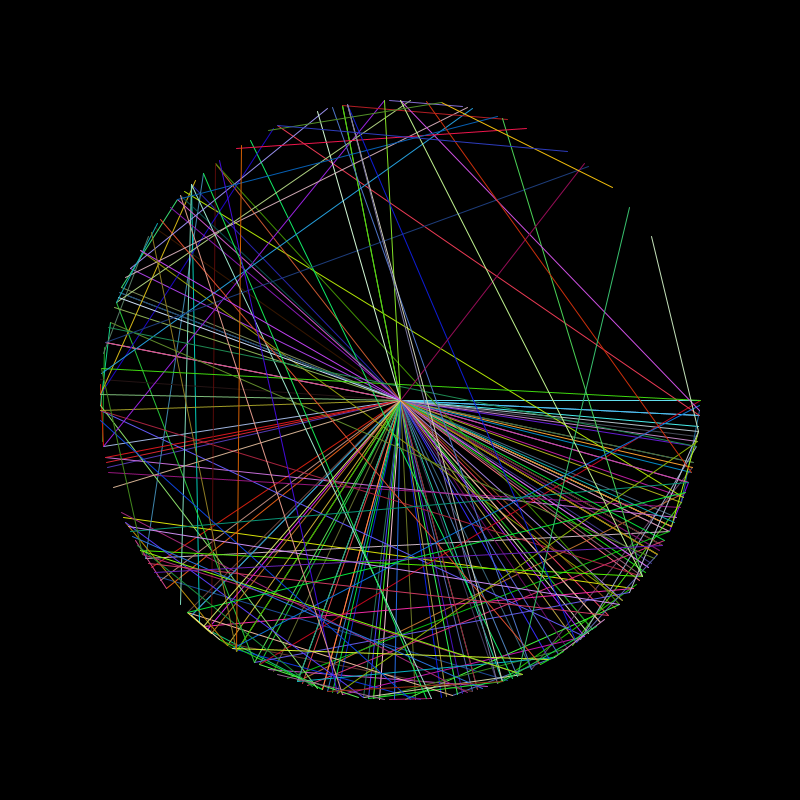
Frame 1 (no input)
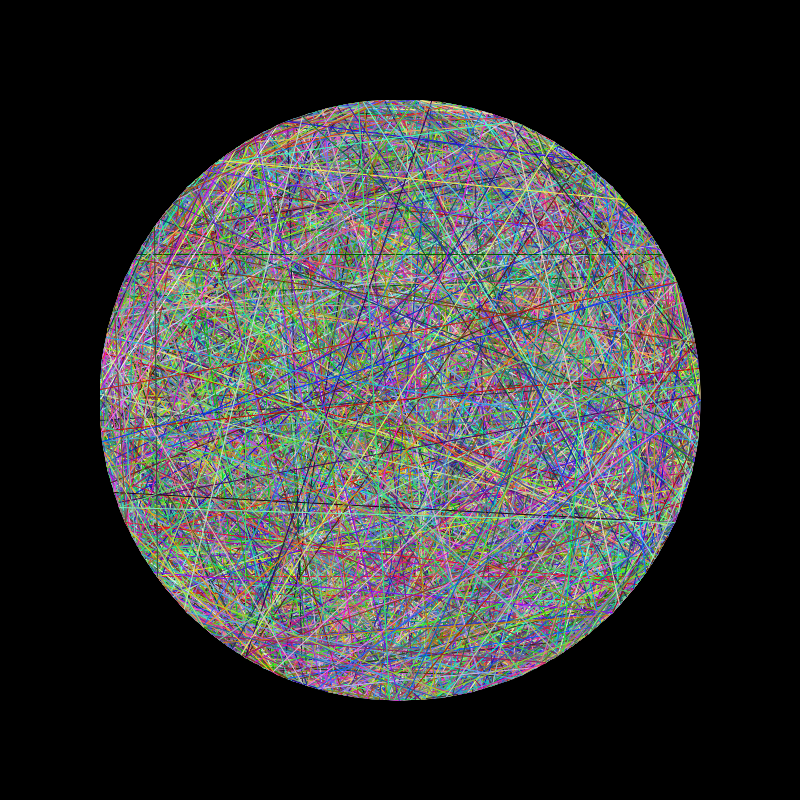
Frame 60 (the mouse pressed at the canvas centre just before this capture)
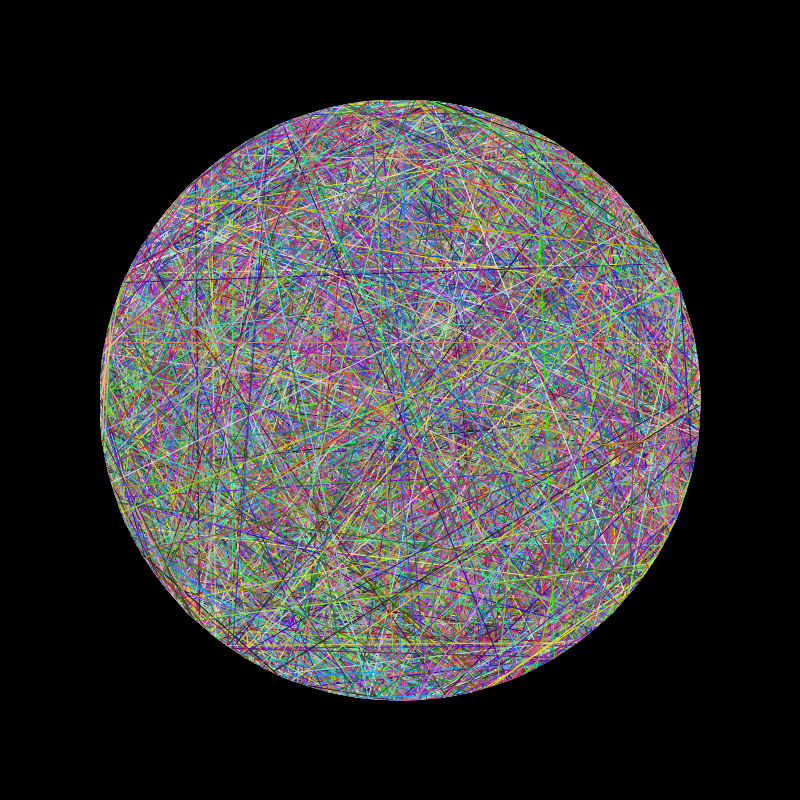
Frame 120 (the mouse held since frame 60 and released just before this capture)

The Processing sketch that drew these frames (run headless with seeded random() and noise(); from frame 60 on, the mouse is pressed at the canvas centre):

// Processing sketch: processing_68671
// ── processing_68671.pde

int radius = 300;  

float [] xPos = new float [360];  
float [] yPos = new float [360];
float [] xPos2 = new float [360];  
float [] yPos2 = new float [360];

void setup() {       
  size(800,800);     
  smooth();           
  background(0);    
  
  
}

void draw() {     
 
  translate(width/2, height/2);
  
  for (int i = 0; i < 360; i++) {
    int deg = i * 1;
    float angle = radians(deg);
    xPos[i] = cos(angle) * radius;
    yPos[i] = sin(angle) * radius;
    xPos2[i] = cos(angle) * radius;
    yPos2[i] = sin(angle) * radius;
    int r1 = (int)random(360);
    int r2 = (int)random(360);

    
    stroke(random(255),random(255),random(255));
    line(xPos[r1], yPos[r1], xPos[r2], yPos[r2]);
        
    
  }
  
   
}
